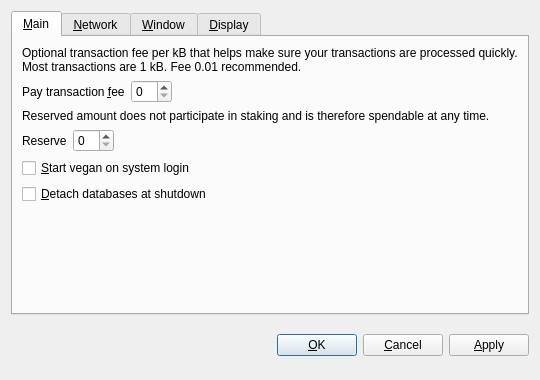
<?xml version="1.0" encoding="UTF-8"?>
<ui version="4.0">
 <class>OptionsDialog</class>
 <widget class="QDialog" name="OptionsDialog">
  <property name="geometry">
   <rect>
    <x>0</x>
    <y>0</y>
    <width>540</width>
    <height>380</height>
   </rect>
  </property>
  <property name="windowTitle">
   <string>Options</string>
  </property>
  <property name="modal">
   <bool>true</bool>
  </property>
  <layout class="QVBoxLayout" name="verticalLayout">
   <item>
    <widget class="QTabWidget" name="tabWidget">
     <property name="tabPosition">
      <enum>QTabWidget::North</enum>
     </property>
     <property name="currentIndex">
      <number>0</number>
     </property>
     <widget class="QWidget" name="tabMain">
      <attribute name="title">
       <string>&amp;Main</string>
      </attribute>
      <layout class="QVBoxLayout" name="verticalLayout_Main">
       <item>
        <widget class="QLabel" name="transactionFeeInfoLabel">
         <property name="text">
          <string>Optional transaction fee per kB that helps make sure your transactions are processed quickly. Most transactions are 1 kB. Fee 0.01 recommended.</string>
         </property>
         <property name="textFormat">
          <enum>Qt::PlainText</enum>
         </property>
         <property name="wordWrap">
          <bool>true</bool>
         </property>
        </widget>
       </item>
       <item>
        <layout class="QHBoxLayout" name="horizontalLayoutFee">
         <item>
          <widget class="QLabel" name="transactionFeeLabel">
           <property name="text">
            <string>Pay transaction &amp;fee</string>
           </property>
           <property name="textFormat">
            <enum>Qt::PlainText</enum>
           </property>
           <property name="buddy">
            <cstring>transactionFee</cstring>
           </property>
          </widget>
         </item>
         <item>
          <widget class="BitcoinAmountField" name="transactionFee"/>
         </item>
         <item>
          <spacer name="horizontalSpacerFee">
           <property name="orientation">
            <enum>Qt::Horizontal</enum>
           </property>
           <property name="sizeHint" stdset="0">
            <size>
             <width>40</width>
             <height>20</height>
            </size>
           </property>
          </spacer>
         </item>
        </layout>
       </item>
       <item>
        <widget class="QLabel" name="reserveBalanceInfoLabel">
         <property name="text">
          <string>Reserved amount does not participate in staking and is therefore spendable at any time.</string>
         </property>
         <property name="textFormat">
          <enum>Qt::PlainText</enum>
         </property>
         <property name="wordWrap">
          <bool>true</bool>
         </property>
        </widget>
       </item>
       <item>
        <layout class="QHBoxLayout" name="horizontalLayoutReserveBalance">
         <item>
          <widget class="QLabel" name="reserveBalanceLabel">
           <property name="text">
            <string>Reserve</string>
           </property>
           <property name="textFormat">
            <enum>Qt::PlainText</enum>
           </property>
           <property name="buddy">
            <cstring>reserveBalance</cstring>
           </property>
          </widget>
         </item>
         <item>
          <widget class="BitcoinAmountField" name="reserveBalance"/>
         </item>
         <item>
          <spacer name="horizontalSpacerReserveBalance">
           <property name="orientation">
            <enum>Qt::Horizontal</enum>
           </property>
           <property name="sizeHint" stdset="0">
            <size>
             <width>40</width>
             <height>20</height>
            </size>
           </property>
          </spacer>
         </item>
        </layout>
       </item>
       <item>
        <widget class="QCheckBox" name="bitcoinAtStartup">
         <property name="toolTip">
          <string>Automatically start vegan after logging in to the system.</string>
         </property>
         <property name="text">
          <string>&amp;Start vegan on system login</string>
         </property>
        </widget>
       </item>
       <item>
        <widget class="QCheckBox" name="detachDatabases">
         <property name="toolTip">
          <string>Detach block and address databases at shutdown. This means they can be moved to another data directory, but it slows down shutdown. The wallet is always detached.</string>
         </property>
         <property name="text">
          <string>&amp;Detach databases at shutdown</string>
         </property>
        </widget>
       </item>
       <item>
        <spacer name="verticalSpacer_Main">
         <property name="orientation">
          <enum>Qt::Vertical</enum>
         </property>
         <property name="sizeHint" stdset="0">
          <size>
           <width>20</width>
           <height>40</height>
          </size>
         </property>
        </spacer>
       </item>
      </layout>
     </widget>
     <widget class="QWidget" name="tabNetwork">
      <attribute name="title">
       <string>&amp;Network</string>
      </attribute>
      <layout class="QVBoxLayout" name="verticalLayout_Network">
       <item>
        <widget class="QCheckBox" name="mapPortUpnp">
         <property name="toolTip">
          <string>Automatically open the vegan client port on the router. This only works when your router supports UPnP and it is enabled.</string>
         </property>
         <property name="text">
          <string>Map port using &amp;UPnP</string>
         </property>
        </widget>
       </item>
       <item>
        <widget class="QCheckBox" name="connectSocks">
         <property name="toolTip">
          <string>Connect to the vegan network through a SOCKS proxy (e.g. when connecting through Tor).</string>
         </property>
         <property name="text">
          <string>&amp;Connect through SOCKS proxy:</string>
         </property>
        </widget>
       </item>
       <item>
        <layout class="QHBoxLayout" name="horizontalLayout_Network">
         <item>
          <widget class="QLabel" name="proxyIpLabel">
           <property name="text">
            <string>Proxy &amp;IP:</string>
           </property>
           <property name="textFormat">
            <enum>Qt::PlainText</enum>
           </property>
           <property name="buddy">
            <cstring>proxyIp</cstring>
           </property>
          </widget>
         </item>
         <item>
          <widget class="QValidatedLineEdit" name="proxyIp">
           <property name="maximumSize">
            <size>
             <width>140</width>
             <height>16777215</height>
            </size>
           </property>
           <property name="toolTip">
            <string>IP address of the proxy (e.g. 127.0.0.1)</string>
           </property>
          </widget>
         </item>
         <item>
          <widget class="QLabel" name="proxyPortLabel">
           <property name="text">
            <string>&amp;Port:</string>
           </property>
           <property name="textFormat">
            <enum>Qt::PlainText</enum>
           </property>
           <property name="buddy">
            <cstring>proxyPort</cstring>
           </property>
          </widget>
         </item>
         <item>
          <widget class="QLineEdit" name="proxyPort">
           <property name="maximumSize">
            <size>
             <width>55</width>
             <height>16777215</height>
            </size>
           </property>
           <property name="toolTip">
            <string>Port of the proxy (e.g. 9050)</string>
           </property>
          </widget>
         </item>
         <item>
          <widget class="QLabel" name="socksVersionLabel">
           <property name="text">
            <string>SOCKS &amp;Version:</string>
           </property>
           <property name="textFormat">
            <enum>Qt::PlainText</enum>
           </property>
           <property name="buddy">
            <cstring>socksVersion</cstring>
           </property>
          </widget>
         </item>
         <item>
          <widget class="QValueComboBox" name="socksVersion">
           <property name="toolTip">
            <string>SOCKS version of the proxy (e.g. 5)</string>
           </property>
          </widget>
         </item>
         <item>
          <spacer name="horizontalSpacer_Network">
           <property name="orientation">
            <enum>Qt::Horizontal</enum>
           </property>
           <property name="sizeHint" stdset="0">
            <size>
             <width>40</width>
             <height>20</height>
            </size>
           </property>
          </spacer>
         </item>
        </layout>
       </item>
       <item>
        <spacer name="verticalSpacer_Network">
         <property name="orientation">
          <enum>Qt::Vertical</enum>
         </property>
         <property name="sizeHint" stdset="0">
          <size>
           <width>20</width>
           <height>40</height>
          </size>
         </property>
        </spacer>
       </item>
      </layout>
     </widget>
     <widget class="QWidget" name="tabWindow">
      <attribute name="title">
       <string>&amp;Window</string>
      </attribute>
      <layout class="QVBoxLayout" name="verticalLayout_Window">
       <item>
        <widget class="QCheckBox" name="minimizeToTray">
         <property name="toolTip">
          <string>Show only a tray icon after minimizing the window.</string>
         </property>
         <property name="text">
          <string>&amp;Minimize to the tray instead of the taskbar</string>
         </property>
        </widget>
       </item>
       <item>
        <widget class="QCheckBox" name="minimizeOnClose">
         <property name="toolTip">
          <string>Minimize instead of exit the application when the window is closed. When this option is enabled, the application will be closed only after selecting Quit in the menu.</string>
         </property>
         <property name="text">
          <string>M&amp;inimize on close</string>
         </property>
        </widget>
       </item>
       <item>
        <spacer name="verticalSpacer_Window">
         <property name="orientation">
          <enum>Qt::Vertical</enum>
         </property>
         <property name="sizeHint" stdset="0">
          <size>
           <width>20</width>
           <height>40</height>
          </size>
         </property>
        </spacer>
       </item>
      </layout>
     </widget>
     <widget class="QWidget" name="tabDisplay">
      <attribute name="title">
       <string>&amp;Display</string>
      </attribute>
      <layout class="QVBoxLayout" name="verticalLayout_Display">
       <item>
        <layout class="QHBoxLayout" name="horizontalLayout_1_Display">
         <item>
          <widget class="QLabel" name="langLabel">
           <property name="text">
            <string>User Interface &amp;language:</string>
           </property>
           <property name="textFormat">
            <enum>Qt::PlainText</enum>
           </property>
           <property name="buddy">
            <cstring>lang</cstring>
           </property>
          </widget>
         </item>
         <item>
          <widget class="QValueComboBox" name="lang">
           <property name="toolTip">
            <string>The user interface language can be set here. This setting will take effect after restarting vegan.</string>
           </property>
          </widget>
         </item>
        </layout>
       </item>
       <item>
        <layout class="QHBoxLayout" name="horizontalLayout_2_Display">
         <item>
          <widget class="QLabel" name="unitLabel">
           <property name="text">
            <string>&amp;Unit to show amounts in:</string>
           </property>
           <property name="textFormat">
            <enum>Qt::PlainText</enum>
           </property>
           <property name="buddy">
            <cstring>unit</cstring>
           </property>
          </widget>
         </item>
         <item>
          <widget class="QValueComboBox" name="unit">
           <property name="toolTip">
            <string>Choose the default subdivision unit to show in the interface and when sending coins.</string>
           </property>
          </widget>
         </item>
        </layout>
       </item>
       <item>
        <widget class="QCheckBox" name="displayAddresses">
         <property name="toolTip">
          <string>Whether to show vegan addresses in the transaction list or not.</string>
         </property>
         <property name="text">
          <string>&amp;Display addresses in transaction list</string>
         </property>
        </widget>
       </item>
       <item>
        <widget class="QCheckBox" name="coinControlFeatures">
         <property name="toolTip">
          <string>Whether to show coin control features or not.</string>
         </property>
         <property name="text">
          <string>Display coin &amp;control features (experts only!)</string>
         </property>
        </widget>
       </item>
       <item>
        <spacer name="verticalSpacer_Display">
         <property name="orientation">
          <enum>Qt::Vertical</enum>
         </property>
         <property name="sizeHint" stdset="0">
          <size>
           <width>20</width>
           <height>40</height>
          </size>
         </property>
        </spacer>
       </item>
      </layout>
     </widget>
    </widget>
   </item>
   <item>
    <layout class="QHBoxLayout" name="horizontalLayout_Buttons">
     <item>
      <spacer name="horizontalSpacer_1">
       <property name="orientation">
        <enum>Qt::Horizontal</enum>
       </property>
       <property name="sizeHint" stdset="0">
        <size>
         <width>40</width>
         <height>48</height>
        </size>
       </property>
      </spacer>
     </item>
     <item>
      <widget class="QLabel" name="statusLabel">
       <property name="font">
        <font>
         <weight>75</weight>
         <bold>true</bold>
        </font>
       </property>
       <property name="text">
        <string/>
       </property>
       <property name="textFormat">
        <enum>Qt::PlainText</enum>
       </property>
       <property name="wordWrap">
        <bool>true</bool>
       </property>
      </widget>
     </item>
     <item>
      <spacer name="horizontalSpacer_2">
       <property name="orientation">
        <enum>Qt::Horizontal</enum>
       </property>
       <property name="sizeHint" stdset="0">
        <size>
         <width>40</width>
         <height>48</height>
        </size>
       </property>
      </spacer>
     </item>
     <item>
      <widget class="QPushButton" name="okButton">
       <property name="text">
        <string>&amp;OK</string>
       </property>
      </widget>
     </item>
     <item>
      <widget class="QPushButton" name="cancelButton">
       <property name="text">
        <string>&amp;Cancel</string>
       </property>
       <property name="autoDefault">
        <bool>false</bool>
       </property>
      </widget>
     </item>
     <item>
      <widget class="QPushButton" name="applyButton">
       <property name="text">
        <string>&amp;Apply</string>
       </property>
       <property name="autoDefault">
        <bool>false</bool>
       </property>
      </widget>
     </item>
    </layout>
   </item>
  </layout>
 </widget>
 <customwidgets>
  <customwidget>
   <class>BitcoinAmountField</class>
   <extends>QSpinBox</extends>
   <header>bitcoinamountfield.h</header>
  </customwidget>
  <customwidget>
   <class>QValueComboBox</class>
   <extends>QComboBox</extends>
   <header>qvaluecombobox.h</header>
  </customwidget>
  <customwidget>
   <class>QValidatedLineEdit</class>
   <extends>QLineEdit</extends>
   <header>qvalidatedlineedit.h</header>
  </customwidget>
 </customwidgets>
 <resources/>
 <connections/>
</ui>
